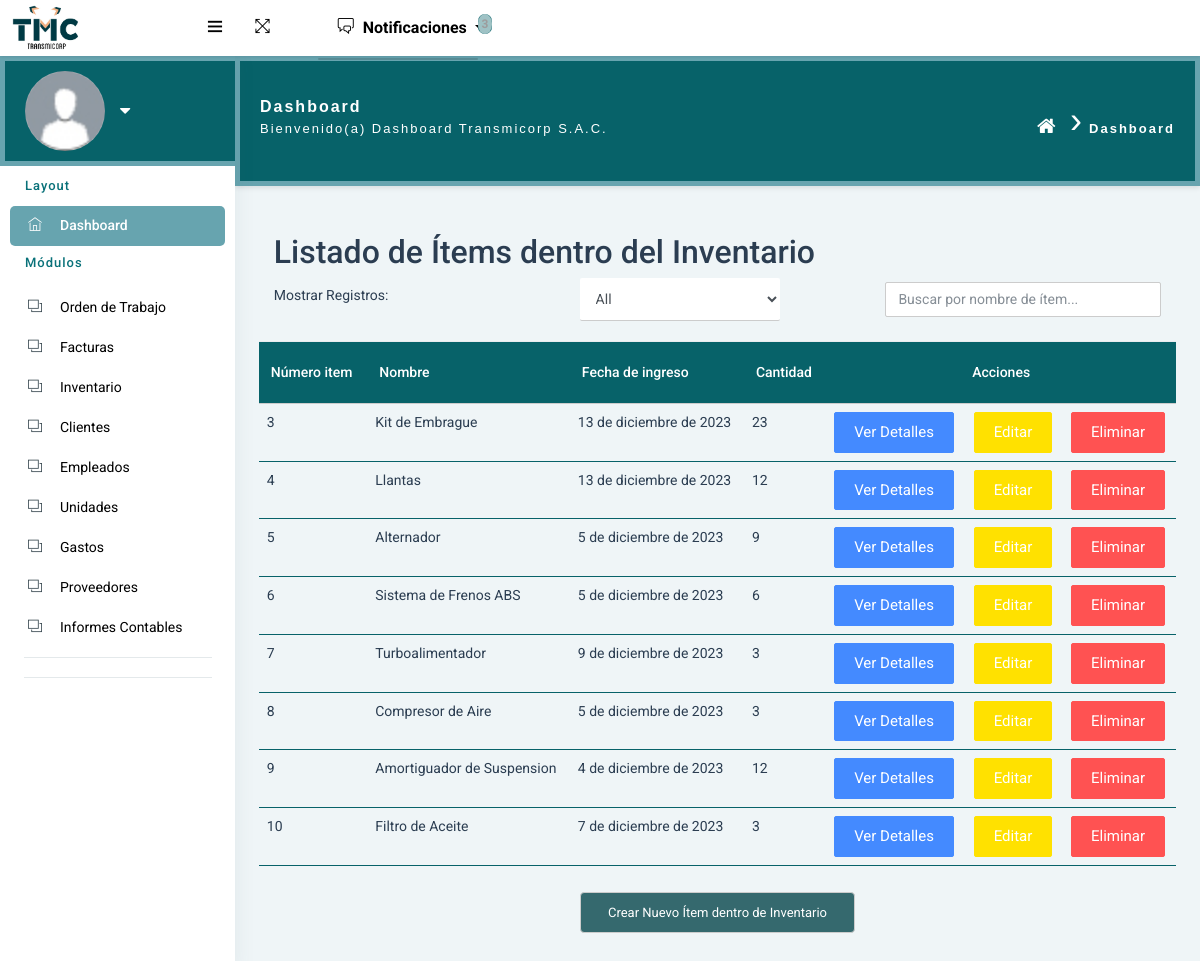
The page /inventario/lista/ on the database as committed earlier.
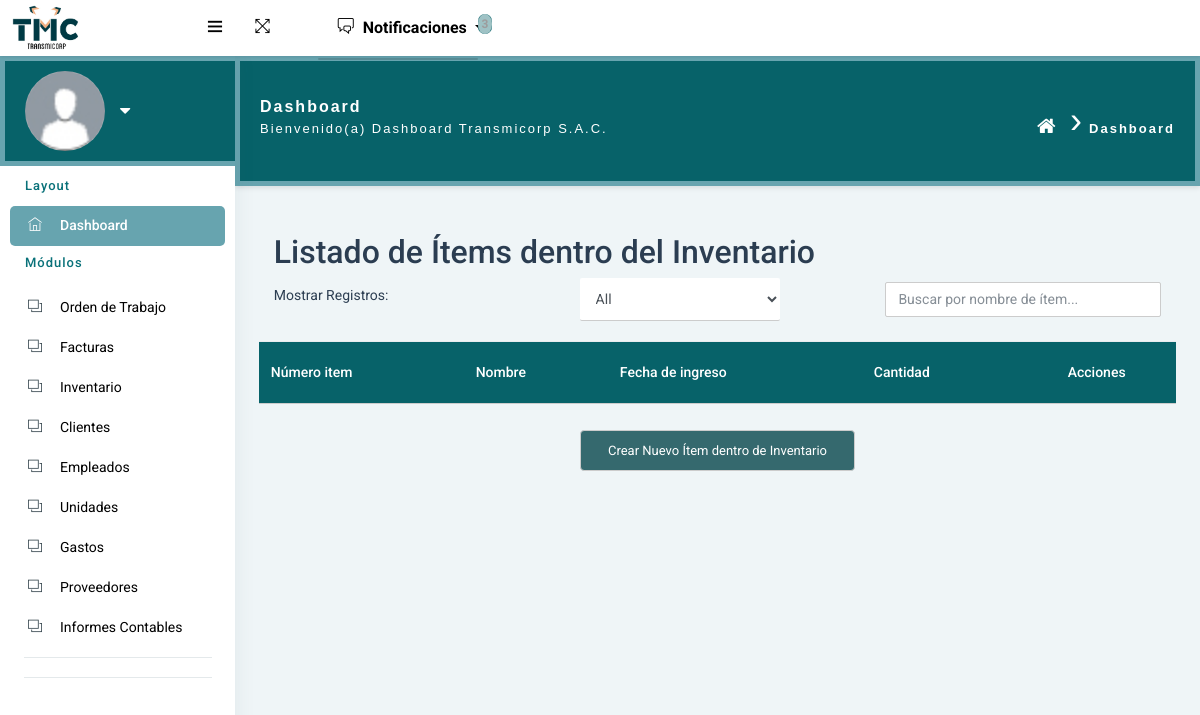
The same page on the database as committed later.
### inventario/models.py (models this page shows, shortened)
class inventario(models.Model):
    Id_Inventario = models.AutoField(primary_key=True)
    NombreItem = models.CharField(max_length=100)
    FechaIngreso = models.DateField()
    Cantidad = models.IntegerField()
    NumeroRegistro = models.IntegerField()
    Descripcion = models.CharField(max_length=100)
    TiempoVida = models.IntegerField()
    Ambiente = models.FileField(upload_to='archivos/')
    Estado = models.BooleanField()

### inventario/views.py (the view)
# urls.py: path('lista/', views.lista_inventario, name='lista_inventario'),
def lista_inventario(request):
    inventarios = inventario.objects.all()
    return render(request, 'lista_inventario.html', {'inventario': inventarios})

### templates/lista_inventario.html (shortened to what this page needs)
{% extends "index.html" %}
{% load static %}
{% block content %}
  <div class="container">
    <h2>Listado de Ítems dentro del Inventario</h2>
    <div class="row">
      <div class="col">
        <label for="show-entries">Mostrar Registros:</label>
      </div>
        <div class="col">
        <select id="show-entries" onchange="mostrarEntradas(this.value)" class="form-control">
          <option value="all">All</option>
        </select>
      </div>
      <div class="col">
        <input type="text" id="busqueda" placeholder="Buscar por nombre de ítem..." onkeyup="buscar()" class="form-control">
      </div>
    </div>
  </div>
  <table class="table" id="tabla-inventario">
    <thead>
      <tr>
        <th>Número item</th>
        <th>Nombre</th>
        <th>Fecha de ingreso</th>
        <th>Cantidad</th>
        <th colspan="3" style="text-align: center;">Acciones</th>
      </tr>
    </thead>
    <tbody>
      {% for inventarios in inventario %}
      <tr>
        <td>{{ inventarios.Id_Inventario }}</td>
        <td>{{ inventarios.NombreItem }}</td>
        <td>{{ inventarios.FechaIngreso }}</td>
        <td>{{ inventarios.Cantidad }}</td>
        <td>
          <a class="btn btn-primary" href="{% url 'ver_inventario' inventarios.pk %}">Ver detalles</a>
        </td>
        <td>
          <a class="btn btn-warning" href="{% url 'editar_inventario' inventarios.pk %}">Editar</a>
        </td>
        <td>
          <a class="btn btn-danger" href="{% url 'eliminar_inventario' inventarios.pk %}">Eliminar</a>
        </td>
      </tr>
      {% endfor %}
    </tbody>
  </table>
  <a class="btn-crear" href="{% url 'crear_inventario' %}">Crear Nuevo Ítem dentro de Inventario</a>
<link rel="stylesheet" type="text/css" href="{% static 'css/green_lista.css' %}">
{% endblock %}

### templates/index.html (shortened to what this page needs)
{% load static %}
<!DOCTYPE html>
<html lang="en">
<head>
    <link rel="stylesheet" href="{% static 'pages/waves/css/waves.min.css' %}" type="text/css" media="all">
      <link rel="stylesheet" type="text/css" href="{% static 'css/bootstrap/css/bootstrap.min.css' %}">
      <link rel="stylesheet" href="{% static 'pages/waves/css/waves.min.css' %}" type="text/css" media="all">
      <link rel="stylesheet" type="text/css" href="{% static 'icon/themify-icons/themify-icons.css' %}">
      <link rel="stylesheet" type="text/css" href="{% static 'icon/font-awesome/css/font-awesome.min.css' %}">
      <link rel="stylesheet" type="text/css" href="{% static 'css/jquery.mCustomScrollbar.css' %}">
        <link rel="stylesheet" href="https://www.amcharts.com/lib/3/plugins/export/export.css" type="text/css" media="all" />
      <link rel="stylesheet" type="text/css" href="{% static 'css/style.css' %}">
      <link rel="stylesheet" type="text/css" href="{% static 'css/style_green.css' %}">
  </head>
  <body>
  <div id="pcoded" class="pcoded">
      <div class="pcoded-container navbar-wrapper border-dark text-dark">
          <nav class="navbar header-navbar pcoded-header  bg-custom border-dark text-dark">
              <div class="navbar-wrapper bg-custom border-dark text-dark">
                  <div class="navbar-logo bg-custom border-dark text-dark">
                      <a class="mobile-menu bg bg-custom waves-effect waves-light text-dark" id="mobile-collapse" href="#!">
                          <i class="ti-menu"></i>
                      </a>
                      <a href="index.html">
                          <img class="img-fluid" src="{% static 'images/logo_.png' %}" alt="Theme-Logo" width="70" height="auto" />
                      </a>
                  </div>
                  <div class="navbar-container container-fluid navbar-light bg bg-success ">
                    <ul class="nav-left bg-custom">
                        <li>
                            <a href="#!" onclick="javascript:toggleFullScreen()" class="waves-effect waves-light">
                                <i class="ti-fullscreen"></i>
                            </a>
                        </li>
                        <div class="nav-left bg-custom">
                            <i class="ti-credit-card"></i>
                        </div>
                        <div class="nav-left bg-custom">
                            <i class="ti-credit-card"></i>
                        </div>
                        {% if request.path != '/' %}
                        <li class="dropdown" id="nuevas-notificaciones-dropdown">
                            <a href="#" id="notificacion" class="dropdown-toggle" data-toggle="dropdown" role="button" aria-haspopup="true" aria-expanded="false">
                            <i class="ti-comments"></i> Notificaciones<span class="badge" style="color: black;">3</span>
                        </a>
                            <ul class="dropdown-menu dropdown-menu-right" id="nuevas-notificaciones-m"></ul>
                        </li>
                        {% endif %}
                    </ul>
                  </div>
              </div>
          </nav>
          <div class="pcoded-main-container">
              <div class="pcoded-wrapper " >
                  <nav class="pcoded-navbar bg-custom">
                      <div class="pcoded-inner-navbar main-menu">
                          <div class="">
                              <div class="main2-menu-header">
                                  <img class="img-80 img-radius bg-custom2" src="{% if user.profile.image %}{{ user.profile.image.url }}{% else %}{% static 'images/avatar-blank.jpg' %}{% endif %}" alt="User-Profile-Image">
                                  <div class="user-details">
                                      <span id="more-details">{{ user.username }}<i class="fa fa-caret-down"></i></span>
                                  </div>
                              </div>
                          </div>
                          <div class="pcoded-navigation-label text-green-custom" data-i18n="nav.category.navigation">Layout</div>
                          <ul class="pcoded-item pcoded-left-item">
                              <li class="active">
                                  <a href="index.html" class="waves-effect waves-dark bg-custom2-dash" >
                                      <span class="pcoded-micon"><i class="ti-home"></i><b>D</b></span>
                                      <span class="pcoded-mtext " data-i18n="nav.dash.main">Dashboard </span>
                                  </a>
                              </li>
                          <div class="pcoded-navigation-label text-green-custom h1" data-i58n="nav.category.forms">Módulos</div>
                          <ul class="pcoded-item pcoded-left-item">
                              <li>
                                  <a href="{% url 'lista_ordenes_trabajo' %}"class="waves-effect waves-dark">
                                      <span class="pcoded-micon"><i class="ti-layers"></i><b>FC</b></span>
                                      <span class="pcoded-mtext" data-i18n="nav.form-components.main">Orden de Trabajo</span>
                                  </a>
                              </li>
                              <li>
                                  <a href="{% url 'lista_facturas' %}"class="waves-effect waves-dark">
                                      <span class="pcoded-micon"><i class="ti-layers"></i><b>FC</b></span>
                                      <span class="pcoded-mtext" data-i18n="nav.form-components.main">Facturas</span>
                                  </a>
                              </li>
                              <li>
                                  <a href="{% url 'lista_inventario' %}">
                                      <span class="pcoded-micon"><i class="ti-layers"></i><b>FC</b></span>
                                      <span class="pcoded-mtext" data-i18n="nav.form-components.main">Inventario</span>
                                  </a>
                              </li>
                              <li>
                                  <a href="{% url 'lista_clientes' %}"class="waves-effect waves-dark">
                                      <span class="pcoded-micon"><i class="ti-layers"></i><b>FC</b></span>
                                      <span class="pcoded-mtext" data-i18n="nav.form-components.main">Clientes</span>
                                  </a>
                              </li>
                              <li>
                                  <a href="{% url 'lista_empleados' %}" class="waves-effect waves-dark">
                                      <span class="pcoded-micon"><i class="ti-layers"></i><b>FC</b></span>
                                      <span class="pcoded-mtext" data-i18n="nav.form-components.main">Empleados</span>
                                  </a>
                              </li>
                              <li>
                                <a href="{% url 'lista_unidades' %}" class="waves-effect waves-dark">
                                    <span class="pcoded-micon"><i class="ti-layers"></i><b>FC</b></span>
                                    <span class="pcoded-mtext" data-i18n="nav.form-components.main">Unidades</span>
                                </a>
                             </li>
                              <li>
                                  <a href="{% url 'lista_gasto' %}" class="waves-effect waves-dark">
                                      <span class="pcoded-micon"><i class="ti-layers"></i><b>FC</b></span>
                                      <span class="pcoded-mtext" data-i18n="nav.form-components.main">Gastos</span>
                                  </a>
                              </li>
                              <li>
                                  <a href="{% url 'lista_proveedores' %}" class="waves-effect waves-dark">
                                      <span class="pcoded-micon"><i class="ti-layers"></i><b>FC</b></span>
                                      <span class="pcoded-mtext" data-i18n="nav.form-components.main">Proveedores</span>
                                  </a>
                              </li>
                              <li>
                                <a href="{% url 'ver_informes_contables' %}" class="waves-effect waves-dark">
                                    <span class="pcoded-micon"><i class="ti-layers"></i><b>FC</b></span>
                                    <span class="pcoded-mtext" data-i18n="nav.form-components.main">Informes Contables</span>
                                </a>
                            </li>
                          </ul>
                  </nav>
                  <div class="pcoded-content ">
                      <div class="page2-header">
                          <div class="page-block">
                              <div class="row align-items-center ">
                                  <div class="col-md-8">
                                      <div class="page-header-title ">
                                          <h5 class="m-b-0">Dashboard</h5>
                                          <p class="m-b-0">Bienvenido(a) Dashboard Transmicorp S.A.C.</p>
                                      </div>
                                  </div>
                                  <div class="col-md-4">
                                      <ul class="breadcrumb-title ">
                                          <li class="breadcrumb2-item">
                                              <a href="index.html"> <i class="fa fa-home"></i> </a>
                                          </li>
                                          <li class="breadcrumb2-item"><a href="#!">Dashboard</a>
                                          </li>
                                      </ul>
                                  </div>
                              </div>
                          </div>
                      </div>
                        <div class="pcoded-inner-content">
                            <div class="main-body">
                                <div class="page-wrapper">
                                    <div class="page-body">
                                        <div class="row" id="aaa">
                                            {% block content %}{% endblock %}
                                        </div>
                                    </div>
                                </div>
                            </div>
                        </div>
                    </div>
                </div>
            </div>
        </div>
    </div>
</body>
</html>

### frontend/build/static/css/style_green.css (style rules this page uses)
.pcoded-mtext[data-i18n="nav.form-components.main"] { color: black !important; }
.bg-custom { background:white !important; }
.bg-custom a { color: black !important; }
.bg-custom2-dash { background: #67a4af !important; }
.bg-custom2 { background: #076269 !important; background-image: none !important; background-size: auto !important; background-repeat: repeat !important; background-attachment: scroll !important; background-position: 0 0 !important; box-shadow: none !important; border: none !important; filter: none !important; transition: none !important; }
.text-green-custom { color: #097179 !important; }
.page2-header { font-family: Arial, Helvetica, sans-serif; background-color: #076269; color: #fff; padding: 20px; margin-bottom: 10px; font-size: 36px; border-bottom: none; box-shadow: 0 2px 5px rgba(0, 0, 0, 0.1); height: 60%; line-height: 2.22; text-decoration: none; letter-spacing: 2px; text-shadow: none; border: 5px solid #67a4af; }
.page2-header .breadcrumb-title { text-align: right; }
.page2-header .page-header-title h5 { font-size: 16px; font-weight: bold; }
.page2-header .page-header-title p { font-size: 12x; }
.page2-header .breadcrumb-title .breadcrumb2-item:first-child a { font-size: 20px; }
.breadcrumb-title { display: flex; justify-content: flex-end; list-style: none; padding: 0; }
.breadcrumb2-item { margin: 0; content: "›"; color: #fff; }
.breadcrumb2-item a { color: #fff; }
.breadcrumb2-item:last-child { font-weight: bold; }
.breadcrumb2-item:not(:last-child)::after { content: "›"; margin: 0 5px; color: #fff; ; }
.breadcrumb2-item:last-child::after { content: none; }
.main2-menu-header { background-color: #076269; color: #fff; padding: 10px 20px; font-size: 18px; display: flex; align-items: center; border: 5px solid #67a4af; border-right: none; }
.main2-menu-header img { width: 80px; height: 80px; border-radius: 50%; margin-right: 10px; }
.main2-menu-header .user-details { display: center; align-items: center; }
.main2-menu-header #more-details { cursor: pointer; display: flex; align-items: center; justify-content: center; }
.main2-menu-header #more-details i { margin-left: 5px; }
.dropdown a { text-decoration: none; color: #333; font-weight: bold; }
.dropdown a i { margin-right: 5px; }
.dropdown .badge { background-color: #076269; color: #fff; padding: 1px 2px; border-radius: 10%; }

### frontend/build/static/css/green_lista.css (style rules this page uses)
.table { width: 100%; border-collapse: collapse; margin-top: 20px; }
.table th { color: #fff; }
.table th { background-color: #076269; }
a.btn-ver, a.btn-editar, a.btn-eliminar, a.btn-crear { display: inline-block; width: 100px; padding: 6px 6px; margin-right: 5px; border: 1px solid #ccc; background-color: #f2f2f2; color: #333; text-decoration: none; border-radius: 4px; text-align: center !important; }
a.btn-crear { display: block; margin: 0 auto; padding: 10px 20px; margin-top: 10px; background-color: #35696e !important; color: #fff; text-decoration: none; border-radius: 4px; width: 30% ; }
.container { text-align: left; margin-right: 0; }
.row { display: flex; align-items: center; }
#show-entries { width: 200px; margin-right: 10px; }
#busqueda { flex: 2; max-width: 300px; margin-right: 10px; }

Rows that differ between the two databases and show on the page:
removed inventario: Id_Inventario "3", NombreItem "Kit de Embrague", FechaIngreso "13 de diciembre de 2023", Cantidad "23"
removed inventario: Id_Inventario "4", NombreItem "Llantas", FechaIngreso "13 de diciembre de 2023", Cantidad "12"
removed inventario: Id_Inventario "5", NombreItem "Alternador", FechaIngreso "5 de diciembre de 2023", Cantidad "9"
removed inventario: Id_Inventario "6", NombreItem "Sistema de Frenos ABS", FechaIngreso "5 de diciembre de 2023", Cantidad "6"
removed inventario: Id_Inventario "7", NombreItem "Turboalimentador", FechaIngreso "9 de diciembre de 2023", Cantidad "3"
removed inventario: Id_Inventario "8", NombreItem "Compresor de Aire", FechaIngreso "5 de diciembre de 2023", Cantidad "3"
removed inventario: Id_Inventario "9", NombreItem "Amortiguador de Suspension", FechaIngreso "4 de diciembre de 2023", Cantidad "12"
removed inventario: Id_Inventario "10", NombreItem "Filtro de Aceite", FechaIngreso "7 de diciembre de 2023", Cantidad "3"
